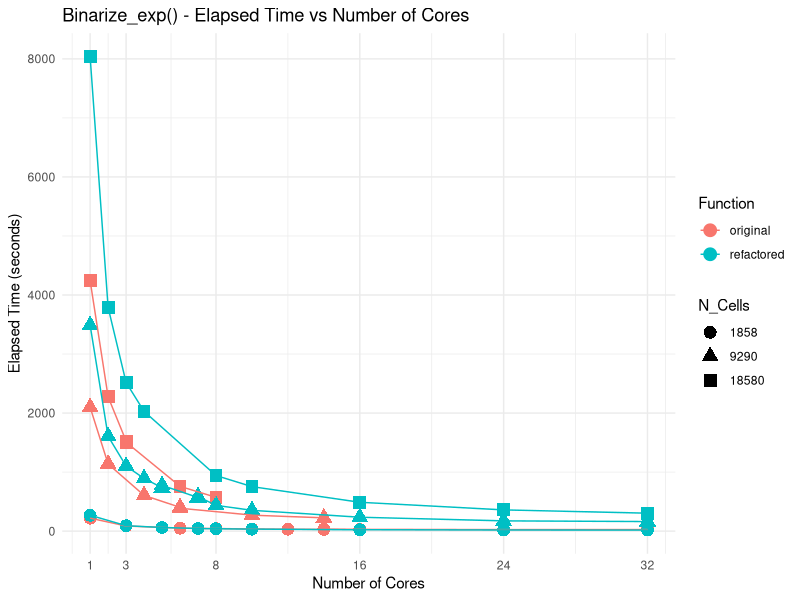

Reproduce this figure in R.
library(ggplot2)

# load data
runtimes <- read.csv("runtimes.csv")

# runtimes
str(runtimes)
# 'data.frame':   541 obs. of  13 variables:
#  $ Function          : chr  "binarize_exp(current_sce, ncores = 1)" "binarize_exp(current_sce, ncores = 3)" "binarize_exp(current_sce, ncores = 8)" "binarize_exp(current_sce, ncores = 16)" ...
#  $ N_Cores           : int  1 3 8 16 24 32 64 NA NA 1 ...
#  $ Fix_Cutoff        : logi  NA NA NA NA NA NA ...
#  $ Downsample        : logi  NA NA NA NA NA NA ...
#  $ N_Genes           : Factor w/ 8 levels "14759","14826",..: 3 3 3 3 3 3 3 3 3 3 ...
#  $ N_Cells           : Factor w/ 10 levels "1858","3716",..: 1 1 1 1 1 1 1 1 1 1 ...
#  $ User_Time         : logi  NA NA NA NA NA NA ...
#  $ System_Time       : logi  NA NA NA NA NA NA ...
#  $ Elapsed_Time      : num  219.6 87.1 44.4 30.2 26.5 ...
#  $ Total_RAM_Used_MiB: num  215 215 215 215 215 ...
#  $ Peak_RAM_Used_MiB : num  4325 2997 2996 2998 2995 ...
#  $ fun               : Factor w/ 6 levels "glm","glm2","glm_parallel",..: 4 4 4 4 4 4 4 1 1 6 ...
#  $ Peak_RAM_Used_GiB : num  4.22 2.93 2.93 2.93 2.93 ...

# make a column called fun which contains short function name without the parameters, for example "bin_exp" instead of "binarize_exp(current_sce, ncores = 1)"
runtimes$fun <- gsub("\\(.*\\)", "", runtimes$Function)
runtimes$fun <- gsub("binarize_exp_pbmclapply", "refactored", runtimes$fun)
runtimes$fun <- gsub("binarize3_exp", "Arefactored", runtimes$fun)
runtimes$fun <- gsub("binarize_exp", "original", runtimes$fun)

# convert Peak_RAM_Used_MiB to Peak_RAM_Used_GiB
runtimes$Peak_RAM_Used_GiB <- runtimes$Peak_RAM_Used_MiB / 1024

# make N_Genes and N_Cells and fun catagorical variables
runtimes$fun <- as.factor(runtimes$fun)

# plot how fun: original and refactored 's elapsed time changes with number of cores
tmp <- runtimes[runtimes$fun %in% c("original", "refactored"), ]

# only keep where N_Cells is 1858, 9290, 18580
tmp <- tmp[tmp$N_Cells %in% c(1858, 9290, 18580), ]

# set N cores to numeric so x axis is continuous
tmp$N_Cores <- as.numeric(as.character(tmp$N_Cores))
# set ncells to catagorical so shape is discrete
tmp$N_Cells <- as.factor(tmp$N_Cells)

# remove rows where N_Cores is 64
tmp <- tmp[tmp$N_Cores != 64, ]
#remove where n cells is NA
tmp <- tmp[!is.na(tmp$N_Cells), ]
png(filename = "tmp.png", width = 10, height = 8, units = "in", res = 300)
ggplot(tmp, aes(x = N_Cores, y = Elapsed_Time, color=fun, shape=N_Cells)) +
    geom_point(size = 4) +
    geom_line() +
    scale_x_continuous(breaks = c(1, 3, 8, 16, 24, 32)) +
    labs(color = "Function", 
         title = "Binarize_exp() - Elapsed Time vs Number of Cores",
             x = "Number of Cores",
             y = "Elapsed Time (seconds)") +
    theme_minimal()
dev.off()
